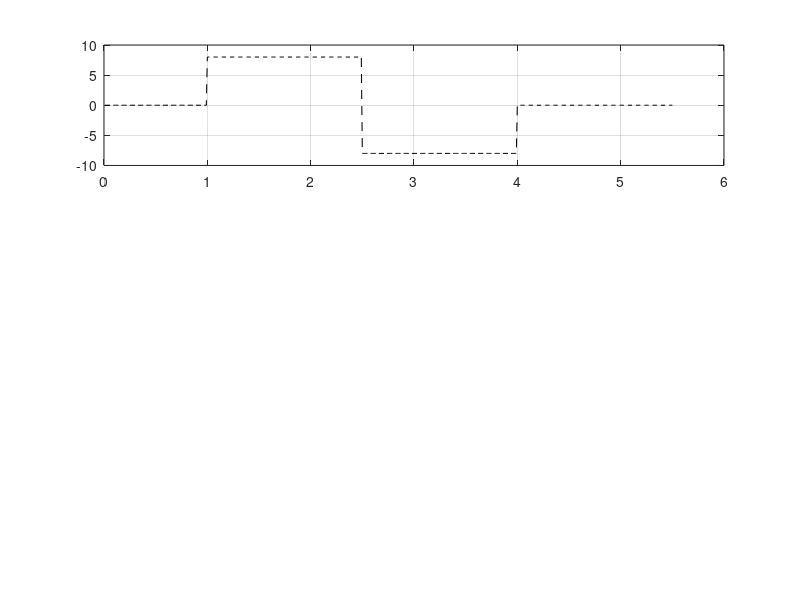

This figure's MATLAB source: (Note: this script raises an error after producing the figure.)
clear
% close all
r2d = 180/pi;
% load('D:\Flycontrol\MATLAB\plot\第三章实验\simulation_INDIrvsPIDr.mat')
% load('sim_fly_PID.mat')
% load('sim_fly_PIDr.mat')
% load('sim_fly_PIDr_TEST.mat')%cha
% load('sim_fly_PIDrr_TEST.mat')%zhong
% load('sim_fly_PIDrrr_TEST.mat') %hao


% load('sim_PID_with_disturb.mat')%zhong
% load('sim_PID_with_distur.mat')%zhong
load('sim_PID_without_disturb.mat')%zhong
% load('sim_PID_without_disturbb.mat')%zhong

% load('sim_fly_PIDr_TEST_bigI.mat')%zhong

% load('sim_PID_dd.mat')%d = 3
% load('sim_PID_ddd.mat')%d = 1
% load('sim_PID_dddd.mat')%d = 0.1
% load('sim_PID_d.mat')%d = 0.5
% load('sim_PID_ddddd.mat')%d = 0.01

% load('sim_PID_cd.mat')%d = 0.01
% load('sim_PID_cddddd.mat')%d = 0.1
% load('sim_PID_cddd.mat')%d = 0.3
% load('sim_PID_cdd.mat')%d = 0.6
% load('sim_PID_cdddd.mat')%d = 1


% load('sim_PID_id.mat')%d = 0.005 i = 2
% load('sim_PID_pd.mat')%d = 1 p = 7

pidRol = Roll;
pidPit = Pitch;
pidYaw = Yaw;
% pidINDI_i = INDI_i;
% pidINDI_f = INDI_f;
% pidINDI = INDI_i + INDI_f;
% load('sim_fly.mat')
% load('sim_INDI_with_disturb.mat')
load('sim_INDI_without_disturb.mat')
% load('sim_fly_nor.mat')
% load('sim_fly_norr.mat')
% load('sim_fly_r.mat')
load('sim_fly_r_TEST.mat')
% pidINDI_i = INDI_i;
% pidINDI_f = INDI_f;
INDI = INDI_i + INDI_f;
x = linspace(0.01,5.5,550);

% save('sim_fly_r_TEST.mat','Rolld','Roll','Pitchd','Pitch','Yawd','Yaw','INDI_i','INDI_f')

%
Rol = figure   %角度

ax1 = subplot(3, 1, 1);
plot(x, (Rolld - Rolld(20))*r2d,  'k--', 'LineWidth', 0.75);grid on;hold on;
plot(x, Roll*r2d, 'Color','[0 0 0.990]', 'LineWidth', 0.75);grid on;hold on;
plot(x, pidRol*r2d, 'Color','[0.800 0 0]', 'LineWidth', 0.75);grid on;hold on;
% plot(x, pidINDI_i(1,:),'m', 'LineWidth', 0.75);
% plot(x, pidINDI_f(1,:),'g', 'LineWidth', 0.75);
% plot(x, pidINDI(1,:),'m', 'LineWidth', 0.75);
% plot(x, INDI(1,:),'g', 'LineWidth', 0.75);
% axis([0 5.5 -13 13]);
axis([0 5.5 -11 11]);
ylabel('\fontname{宋体}滚转角\fontname{Times New Roman}(°)');
xlabel('\fontname{宋体}时间\fontname{Times New Roman}(s)');
set(gca, 'XTick', [0, 1, 2, 3, 4, 5]);
set(gca, 'XTickMode', 'manual');
h = legend('\fontname{宋体}参考值', 'INDI', 'PID');
h.ItemTokenSize(1) = 20;
set(h,'NumColumns',3,'location','northoutside','Box','off');
% set(h,'NumColumns',1,'location','southwest','Box','off');
% xticks([0, 1, 2, 3, 4]);
% yticks([-1, 0, 1]);
set(Rol.CurrentAxes, 'FontSize', 10,'FontName','Times New Roman','LabelFontSizeMultiplier', 1,'TitleFontSizeMultiplier',1,'LineWidth',0.5,'Xcolor','black','Ycolor','black','Zcolor','black')


ax2 = subplot(3, 1, 2);
% Pit = figure   %角度
plot(x, (Pitchd - Pitchd(20))*r2d,  'k--', 'LineWidth', 0.75);grid on;hold on;
plot(x, Pitch*r2d, 'Color','[0 0 0.990]', 'LineWidth', 0.75);grid on;hold on;
plot(x, pidPit*r2d, 'Color','[0.800 0 0]', 'LineWidth', 0.75);grid on;hold on;
% plot(x, pidINDI_i(2,:),'m', 'LineWidth', 0.75);
% plot(x, pidINDI_f(2,:),'g', 'LineWidth', 0.75);
% plot(x, pidINDI(2,:),'m', 'LineWidth', 0.75);
% plot(x, INDI(2,:),'g', 'LineWidth', 0.75);
% axis([0 5.5 -8 8]);
axis([0 5.5 -1 1]);
ylabel('\fontname{宋体}俯仰角\fontname{Times New Roman}(°)');
xlabel('\fontname{宋体}时间\fontname{Times New Roman}(s)');
xticks([0, 1, 2, 3, 4, 5]);
set(Rol.CurrentAxes, 'FontSize', 10,'FontName','Times New Roman','LabelFontSizeMultiplier', 1,'TitleFontSizeMultiplier',1,'LineWidth',0.5,'Xcolor','black','Ycolor','black','Zcolor','black')
% h = legend('\fontname{宋体}参考值', 'INDI', 'PID');
% h.ItemTokenSize(1) = 10;
% set(h,'NumColumns',1,'location','southwest','Box','off');

% Yaw = figure   %角度
ax3 = subplot(3, 1, 3);
plot(x, (Yawd - Yawd(20))*r2d,  'k--', 'LineWidth', 0.75);grid on;hold on;
plot(x, Yaw*r2d, 'Color','[0 0 0.990]', 'LineWidth', 0.75);grid on;hold on;
plot(x, pidYaw*r2d, 'Color','[0.800 0 0]', 'LineWidth', 0.75);grid on;hold on;
% plot(x, pidINDI_i(3,:),'m', 'LineWidth', 0.75);
% plot(x, pidINDI_f(3,:),'g', 'LineWidth', 0.75);
% plot(x, pidINDI(3,:),'m', 'LineWidth', 0.75);
% plot(x, INDI(3,:),'g', 'LineWidth', 0.75);
% axis([0 5.5 -8 10]);
% axis([0 5.5 -8 15]);
% axis([0 5.5 -1 1]);
axis([0 5.5 -2 2]);
% xlabel('Time(s)');
% ylabel('Yaw(deg)');
ylabel('\fontname{宋体}偏航角\fontname{Times New Roman}(°)');
xlabel('\fontname{宋体}时间\fontname{Times New Roman}(s)');
xticks([0, 1, 2, 3, 4, 5]);

set(Rol.CurrentAxes, 'FontSize', 10,'FontName','Times New Roman','LabelFontSizeMultiplier', 1,'TitleFontSizeMultiplier',1,'LineWidth',0.5,'Xcolor','black','Ycolor','black','Zcolor','black')
% h = legend('\fontname{宋体}参考值', 'INDI', 'PID');
% h.ItemTokenSize(1) = 10;
% set(h,'NumColumns',1,'location','southwest','Box','off');

set(ax1, 'Position', [0.1, 0.73, 0.8, 0.20]); % 第一个子图
set(ax2, 'Position', [0.1, 0.42, 0.8, 0.20]); % 第二个子图
set(ax3, 'Position', [0.1, 0.11, 0.8, 0.20]); % 第三个子图
fig = gcf;
fig.Units = 'centimeters';
fig.Position = [0 1 14 10]; 
% fimename = 'D:\Flycontrol\SCUT_thesis\Fig\chapter3\INDI对比PID有扰动仿真实验结果_V2.pdf';
% fimename = 'D:\Flycontrol\SCUT_thesis\Fig\chapter3\INDI对比PID有扰动飞行试验结果_V2.pdf';
% PlotToFileColorPDF(Rol,fimename,14,10);
% end

% figure
% 
% plot(x,SpeedT)
% grid on;


% load('sim_duo_PID.mat')
% one = cc(1,:);
% two = cc(2,:);
% three = cc(3,:);
% four = cc(4,:);
% load('sim_duo_INDI.mat')
% x = linspace(0.01,5.5,550);
% Rol = figure   %角度
% ax1 = subplot(4, 1, 1);
% plot(x, cc(1,:), 'Color','[0 0 0.990]', 'LineWidth', 0.75);grid on;hold on;
% plot(x, one, 'Color','[0.800 0 0]', 'LineWidth', 0.75);grid on;hold on;
% % axis([0 5.5 -13 13]);
% axis([0 5.5 -20 40]);
% set(gca, 'XTick', [0, 1, 2, 3, 4, 5]);
% set(gca, 'XTickMode', 'manual');
% ylabel('\fontname{宋体}1号舵转角\fontname{Times New Roman}(°)');
% xlabel('\fontname{宋体}时间\fontname{Times New Roman}(s)');
% 
% h = legend( '\fontname{Times New Roman}INDI', '\fontname{Times New Roman}PID');
% h.ItemTokenSize(1) = 20;
% set(h,'NumColumns',2,'location','northoutside','Box','off');
% set(Rol.CurrentAxes, 'FontSize', 10,'FontName','Times New Roman','LabelFontSizeMultiplier', 1,'TitleFontSizeMultiplier',1,'LineWidth',0.5,'Xcolor','black','Ycolor','black','Zcolor','black')
% 
% 
% ax2 = subplot(4, 1, 2);
% plot(x, cc(2,:), 'Color','[0 0 0.990]', 'LineWidth', 0.75);grid on;hold on;
% plot(x, two, 'Color','[0.800 0 0]', 'LineWidth', 0.75);grid on;hold on;
% % axis([0 5.5 -13 13]);
% axis([0 5.5 -6 1]);
% ylabel('\fontname{宋体}2号舵转角\fontname{Times New Roman}(°)');
% xlabel('\fontname{宋体}时间\fontname{Times New Roman}(s)');
% set(gca, 'XTick', [0, 1, 2, 3, 4, 5]);
% set(gca, 'XTickMode', 'manual');
% set(Rol.CurrentAxes, 'FontSize', 10,'FontName','Times New Roman','LabelFontSizeMultiplier', 1,'TitleFontSizeMultiplier',1,'LineWidth',0.5,'Xcolor','black','Ycolor','black','Zcolor','black')
% 
% ax3 = subplot(4, 1, 3);
% plot(x, cc(3,:), 'Color','[0 0 0.990]', 'LineWidth', 0.75);grid on;hold on;
% plot(x, three, 'Color','[0.800 0 0]', 'LineWidth', 0.75);grid on;hold on;
% % axis([0 5.5 -13 13]);
% axis([0 5.5 -40 40]);
% ylabel('\fontname{宋体}3号舵转角\fontname{Times New Roman}(°)');
% xlabel('\fontname{宋体}时间\fontname{Times New Roman}(s)');
% set(gca, 'XTick', [0, 1, 2, 3, 4, 5]);
% set(gca, 'XTickMode', 'manual');
% set(Rol.CurrentAxes, 'FontSize', 10,'FontName','Times New Roman','LabelFontSizeMultiplier', 1,'TitleFontSizeMultiplier',1,'LineWidth',0.5,'Xcolor','black','Ycolor','black','Zcolor','black')
% 
% ax4 = subplot(4, 1, 4);
% plot(x, cc(4,:), 'Color','[0 0 0.990]', 'LineWidth', 0.75);grid on;hold on;
% plot(x, four, 'Color','[0.800 0 0]', 'LineWidth', 0.75);grid on;hold on;
% 
% axis([0 5.5 -5 2]);
% ylabel('\fontname{宋体}4号舵转角\fontname{Times New Roman}(°)');
% xlabel('\fontname{宋体}时间\fontname{Times New Roman}(s)');
% set(gca, 'XTick', [0, 1, 2, 3, 4, 5]);
% set(gca, 'XTickMode', 'manual');
% set(Rol.CurrentAxes, 'FontSize', 10,'FontName','Times New Roman','LabelFontSizeMultiplier', 1,'TitleFontSizeMultiplier',1,'LineWidth',0.5,'Xcolor','black','Ycolor','black','Zcolor','black')
% 
% set(ax1, 'Position', [0.1, 0.75, 0.8, 0.18]); % 第一个子图
% set(ax2, 'Position', [0.1, 0.52, 0.8, 0.18]); % 第二个子图
% set(ax3, 'Position', [0.1, 0.29, 0.8, 0.18]); % 第三个子图
% set(ax4, 'Position', [0.1, 0.06, 0.8, 0.18]); % 第三个子图
% 
% fig = gcf;
% fig.Units = 'centimeters';
% fig.Position = [0 0 16 20]; 
